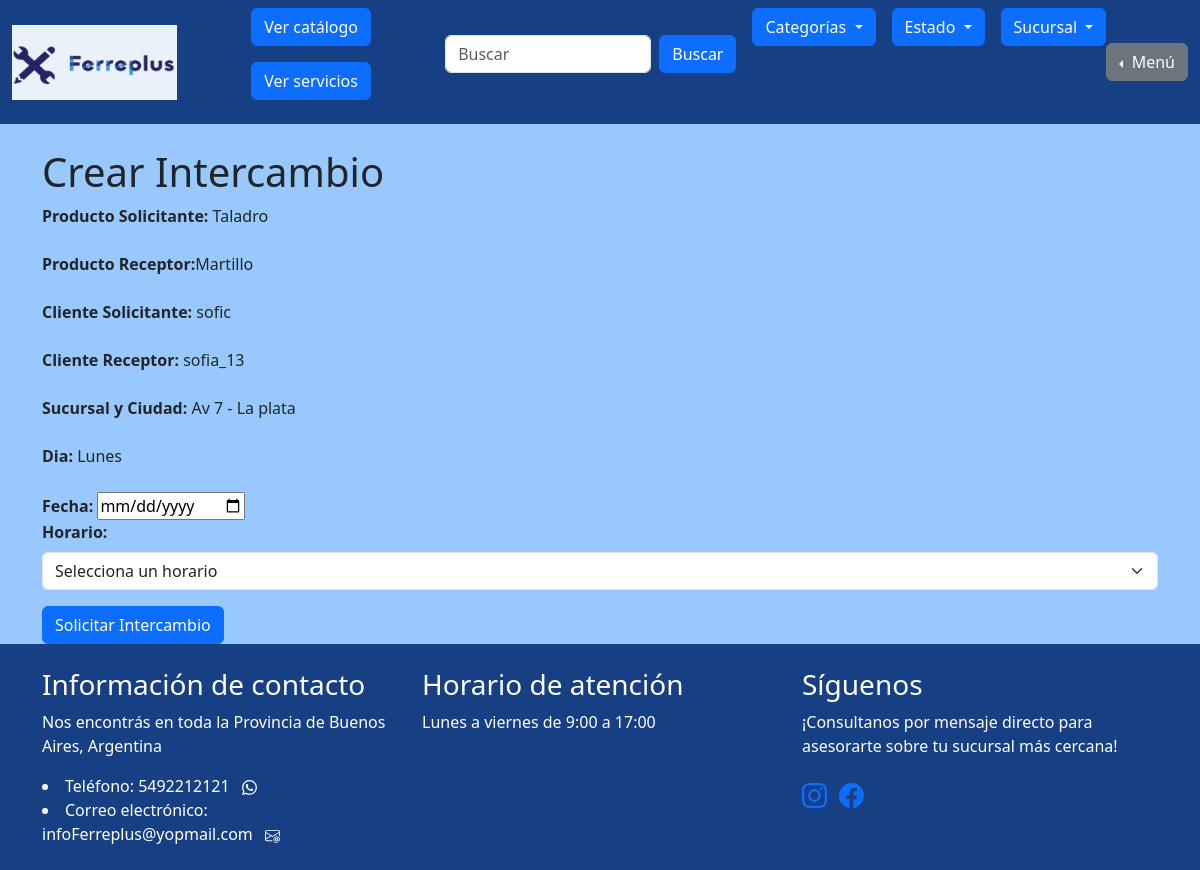
The app's page /intercambiar_producto/martillo-klipartzcompng/realizar_intercambio?producto_solicitante_id=76 (signed in) with its own data.
### mis_productos/models.py (models this page shows, shortened)
class Producto(models.Model):
    id = models.AutoField(primary_key=True)
    cliente = models.ForeignKey(User, on_delete=models.CASCADE)
    nombre = models.CharField(max_length=100)
    estado = models.CharField(max_length=100)
    categoria = models.CharField(max_length=100)
    dias = models.CharField(max_length=100, default="")
    horario_inicio = models.CharField(max_length=100)
    horario_fin = models.CharField(max_length=100)
    sucursal = models.ForeignKey(Sucursal, on_delete=models.SET_NULL, null=True)
    imagen_principal = models.ImageField(upload_to='imagenes/')
    imagen_extra1 = models.ImageField(upload_to='imagenes/', blank=True, null=True)
    imagen_extra2 = models.ImageField(upload_to='imagenes/', blank=True, null=True)
    imagen_extra3 = models.ImageField(upload_to='imagenes/', blank=True, null=True)
    slug = models.SlugField(null=True, blank=True)
    visible = models.BooleanField(default=True)

### gestion_de_sucursales/models.py (models this page shows)
class Sucursal(models.Model):
    nombre = models.CharField(max_length=200, primary_key=True)
    ciudad = models.CharField(max_length=200, null=False)
    def __str__(self):
        return self.nombre

### iniciar_sesion/decoradores.py (the view)
    def wrapper_func(request, *args, **kwargs):
        if request.user.is_authenticated and not request.user.is_staff and not request.user.is_superuser :
            return view_func(request, *args, **kwargs)
        else:
            return redirect("homepage")

### intercambiar_producto/forms.py (shortened to what this page needs)
class IntercambioForm(forms.ModelForm):
    def __init__(self, *args, **kwargs):
        self.producto_receptor = kwargs.pop('producto_receptor', None)
        horario_choices = kwargs.pop('horario_choices', [])
        super().__init__(*args, **kwargs)
        self.fields['horario'] = forms.ChoiceField(choices=horario_choices)
        if self.producto_receptor and self.producto_receptor.dias:
            self.fields['dia'].widget = forms.Select(choices=[(dia, dia) for dia in self.producto_receptor.dias])
        if horario_choices:
            self.fields['horario'] = forms.ChoiceField(choices=horario_choices)
    class Meta:
        model = Intercambio
        exclude = ['producto_solicitante', 'producto_receptor', 'cliente_solicitante', 'cliente_receptor', 'estado']
        fields = ['dia', 'fecha', 'horario','producto_receptor']
        widgets = {
            'fecha': forms.DateInput(attrs={'type': 'date'}),
        }

### iniciar_sesion/decoradores.py (called while the page is built)
def soy_cliente(view_func):
    def wrapper_func(request, *args, **kwargs):
        if request.user.is_authenticated and not request.user.is_staff and not request.user.is_superuser :
            return view_func(request, *args, **kwargs)
        else:
            return redirect("homepage")
    return wrapper_func

### project/context_processors.py (called while the page is built)
def agregar_datos_a_contexto(request):
    sucursales = Sucursal.objects.all()
    estados_list = ["Nuevo - Sin uso", "Usado", "Restaurado", "Para reparar", "Para piezas", "Con defectos leves"]
    categorias_list = ["Herramientas", "Construcción", "Ferretería general", "Electricidad", "Fontanería", "Jardín"]
    return {
        'sucursales': sucursales,
        'estados_list': estados_list,
        'categorias_list': categorias_list,
    }

### intercambiar_producto/templates/intercambiar_producto/realizar_intercambio.html (shortened to what this page needs)
{% extends "homepage/base.html" %}
{% block content %}
<div class="container">
    <h1>Crear Intercambio</h1>
    <form method="post">
        <div class="mb-3">
            <label for="producto_solicitante" class="form-label"><strong>Producto Solicitante:</strong> {{ producto_solicitante.nombre }}</label>
        </div>
        <div class="mb-3">
            <label for="producto_receptor" class="form-label"><strong>Producto Receptor:</strong>{{ producto_receptor.nombre }}</label>
        </div>
        <div class="mb-3">
            <label for="cliente_solicitante" class="form-label"><strong>Cliente Solicitante:</strong> {{ request.user }}</label>
        </div>
        <div class="mb-3">
            <label for="cliente_receptor" class="form-label"><strong>Cliente Receptor:</strong> {{ producto_receptor.cliente }}</label>
        </div>
        <div class="mb-3">
            <label for="producto_receptor.sucursal" class="form-label"><strong>Sucursal y Ciudad:</strong> {{producto_receptor.sucursal }} - {{producto_receptor.sucursal.ciudad }}</label>
        </div>
        <div class="mb-3">
            <label for="producto_receptor" class="form-label"><strong>Dia:</strong> {{ producto_receptor.dias }}</label>
        </div>
        <div class="form-group">
            <label for="id_fecha" ><strong>Fecha:</strong></label>
            {{ form.fecha }}
        </div>
        <div class="mb-3">
            <label for="horario" class="form-label" ><strong>Horario:</strong></label>
            <select class="form-select" id="horario" name="horario" required>
                <option value="" selected disabled>Selecciona un horario</option>
            </select>
        </div>
        <button type="submit" class="btn btn-primary">Solicitar Intercambio</button>
    </form>
</div>
{% endblock %}

### homepage/templates/homepage/base.html (style rules this page uses)
body { background-color: #98C8FC; }
body { min-height: 100vh; display: flex; flex-direction: column; }

### records on screen
Producto: nombre "Taladro"
Producto: nombre "Martillo", cliente "sofia_13", sucursal "Av 7", sucursal.ciudad "La plata", dias "Lunes"

### other values on screen
{{ request.user }} "sofic"
